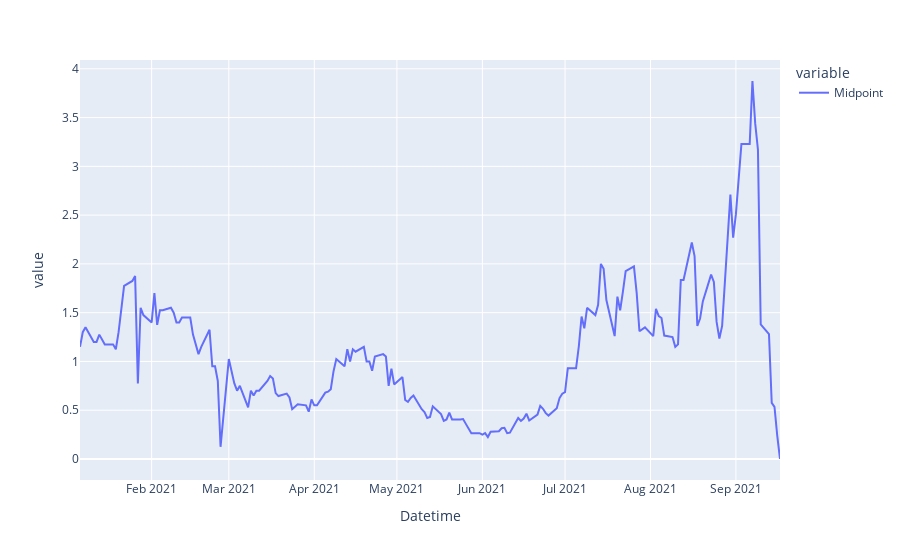

The cell this chart's notebook holds for it:
### Code cell
# px.line(rm.position_data['&L:AAPL20220121C155&S:AAPL20220121C160'].Midpoint)
rm.position_data['&L:AAPL20210917C150&S:AAPL20210917C155'].Midpoint.plot()

### Figure 1 — Plotly figure (JSON) as saved in the notebook; plotly's stock layout.template omitted (floating-point values rounded to 4 significant figures; data arrays with more than 128 entries replaced by an {"elided": "..."} marker saying what was removed)
{"data": [{"hovertemplate": "variable=Midpoint<br>Datetime=%{x}<br>value=%{y}<extra></extra>", "legendgroup": "Midpoint", "line": {"color": "#636efa", "dash": "solid"}, "marker": {"symbol": "circle"}, "mode": "lines", "name": "Midpoint", "orientation": "v", "showlegend": true, "type": "scatter", "x": {"elided": "183 str values"}, "xaxis": "x", "y": {"elided": "183 float values"}, "yaxis": "y"}], "layout": {"legend": {"title": {"text": "variable"}, "tracegroupgap": 0}, "margin": {"t": 60}, "xaxis": {"anchor": "y", "domain": [0, 1], "title": {"text": "Datetime"}}, "yaxis": {"anchor": "x", "domain": [0, 1], "title": {"text": "value"}}}}
